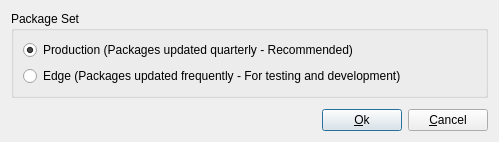
<?xml version="1.0" encoding="UTF-8"?>
<ui version="4.0">
 <class>dialogConfig</class>
 <widget class="QDialog" name="dialogConfig">
  <property name="geometry">
   <rect>
    <x>0</x>
    <y>0</y>
    <width>499</width>
    <height>142</height>
   </rect>
  </property>
  <property name="windowTitle">
   <string>Configuration</string>
  </property>
  <layout class="QGridLayout" name="gridLayout">
   <item row="0" column="0">
    <widget class="QGroupBox" name="groupBox">
     <property name="title">
      <string>Package Set</string>
     </property>
     <layout class="QGridLayout" name="gridLayout_20">
      <item row="0" column="0">
       <widget class="QRadioButton" name="radioProduction">
        <property name="text">
         <string>Production (Packages updated quarterly - Recommended)</string>
        </property>
        <property name="checked">
         <bool>true</bool>
        </property>
       </widget>
      </item>
      <item row="1" column="0">
       <widget class="QRadioButton" name="radioEdge">
        <property name="text">
         <string>Edge (Packages updated frequently - For testing and development)</string>
        </property>
       </widget>
      </item>
     </layout>
    </widget>
   </item>
   <item row="1" column="0">
    <spacer name="verticalSpacer">
     <property name="orientation">
      <enum>Qt::Vertical</enum>
     </property>
     <property name="sizeHint" stdset="0">
      <size>
       <width>20</width>
       <height>15</height>
      </size>
     </property>
    </spacer>
   </item>
   <item row="2" column="0">
    <layout class="QHBoxLayout" name="horizontalLayout">
     <item>
      <spacer name="horizontalSpacer">
       <property name="orientation">
        <enum>Qt::Horizontal</enum>
       </property>
       <property name="sizeHint" stdset="0">
        <size>
         <width>40</width>
         <height>20</height>
        </size>
       </property>
      </spacer>
     </item>
     <item>
      <widget class="QPushButton" name="pushOK">
       <property name="text">
        <string>&amp;Ok</string>
       </property>
      </widget>
     </item>
     <item>
      <widget class="QPushButton" name="pushCancel">
       <property name="text">
        <string>&amp;Cancel</string>
       </property>
      </widget>
     </item>
    </layout>
   </item>
  </layout>
 </widget>
 <resources/>
 <connections/>
</ui>
